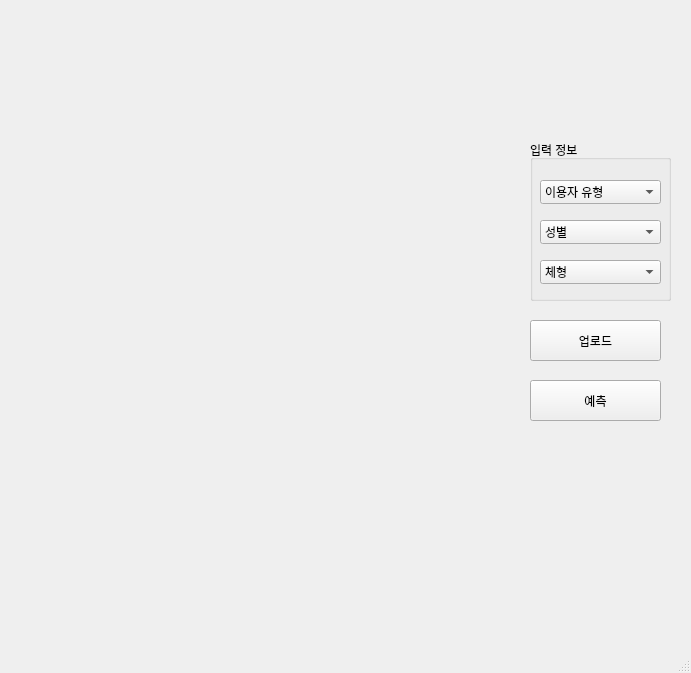
<?xml version="1.0" encoding="UTF-8"?>
<ui version="4.0">
 <class>MainWindow</class>
 <widget class="QMainWindow" name="MainWindow">
  <property name="geometry">
   <rect>
    <x>0</x>
    <y>0</y>
    <width>691</width>
    <height>673</height>
   </rect>
  </property>
  <property name="windowTitle">
   <string>MainWindow</string>
  </property>
  <widget class="QWidget" name="centralwidget">
   <widget class="QPushButton" name="btn_loadImage">
    <property name="geometry">
     <rect>
      <x>530</x>
      <y>320</y>
      <width>131</width>
      <height>41</height>
     </rect>
    </property>
    <property name="text">
     <string>업로드</string>
    </property>
   </widget>
   <widget class="QLabel" name="InputStyle">
    <property name="geometry">
     <rect>
      <x>40</x>
      <y>50</y>
      <width>451</width>
      <height>531</height>
     </rect>
    </property>
    <property name="text">
     <string/>
    </property>
   </widget>
   <widget class="QPushButton" name="btn_predict">
    <property name="geometry">
     <rect>
      <x>530</x>
      <y>380</y>
      <width>131</width>
      <height>41</height>
     </rect>
    </property>
    <property name="text">
     <string>예측</string>
    </property>
   </widget>
   <widget class="QGroupBox" name="groupBox">
    <property name="geometry">
     <rect>
      <x>530</x>
      <y>140</y>
      <width>141</width>
      <height>161</height>
     </rect>
    </property>
    <property name="title">
     <string>입력 정보</string>
    </property>
    <widget class="QComboBox" name="set_gender">
     <property name="geometry">
      <rect>
       <x>10</x>
       <y>80</y>
       <width>121</width>
       <height>24</height>
      </rect>
     </property>
     <item>
      <property name="text">
       <string>성별</string>
      </property>
     </item>
     <item>
      <property name="text">
       <string>남성</string>
      </property>
     </item>
     <item>
      <property name="text">
       <string>여성</string>
      </property>
     </item>
    </widget>
    <widget class="QComboBox" name="set_use">
     <property name="geometry">
      <rect>
       <x>10</x>
       <y>40</y>
       <width>121</width>
       <height>24</height>
      </rect>
     </property>
     <item>
      <property name="text">
       <string>이용자 유형</string>
      </property>
     </item>
     <item>
      <property name="text">
       <string>제조자</string>
      </property>
     </item>
     <item>
      <property name="text">
       <string>소비자</string>
      </property>
     </item>
    </widget>
    <widget class="QComboBox" name="set_size">
     <property name="geometry">
      <rect>
       <x>10</x>
       <y>120</y>
       <width>121</width>
       <height>24</height>
      </rect>
     </property>
     <item>
      <property name="text">
       <string>체형</string>
      </property>
     </item>
     <item>
      <property name="text">
       <string>어쩌구</string>
      </property>
     </item>
     <item>
      <property name="text">
       <string>저쩌구</string>
      </property>
     </item>
    </widget>
   </widget>
  </widget>
  <widget class="QStatusBar" name="statusbar"/>
  <widget class="QMenuBar" name="menubar">
   <property name="geometry">
    <rect>
     <x>0</x>
     <y>0</y>
     <width>691</width>
     <height>31</height>
    </rect>
   </property>
  </widget>
  <action name="actionsupplier">
   <property name="text">
    <string>supplier</string>
   </property>
  </action>
  <action name="actioncustomer">
   <property name="text">
    <string>customer</string>
   </property>
  </action>
  <action name="action">
   <property name="text">
    <string>제조자</string>
   </property>
  </action>
  <action name="action_2">
   <property name="text">
    <string>소비자</string>
   </property>
  </action>
  <action name="action_5">
   <property name="text">
    <string>남성</string>
   </property>
  </action>
  <action name="action_6">
   <property name="text">
    <string>여성</string>
   </property>
  </action>
  <action name="action_7">
   <property name="text">
    <string>어쩌구</string>
   </property>
  </action>
  <action name="action_8">
   <property name="text">
    <string>어쩌구2</string>
   </property>
  </action>
 </widget>
 <resources/>
 <connections/>
</ui>
